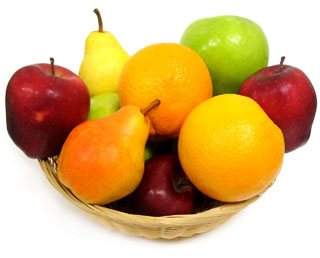
#> input picture Lesson2/Fruit.jpg, 320 x 258 px
$ python ImageCropping.py   (Python 2 division)
#> lines starting #> are read from the running program, lines starting #| are printed output that depends on the picture
import cv2
import numpy as np
from matplotlib import pyplot as plt

#img = cv2.imread('Cycle.png',-1)
img = cv2.imread('Fruit.jpg')
#> img is the input picture: shape (258, 320, 3); mean B, G, R 119.7, 178.6, 216.9
#out of bond cropping

# cropped = img[109:320,400:550]

print img.shape[:2]
#| (258, 320)

# cv2.imshow('Cropped Image',cropped)
# cv2.imshow('Real Image',img)

img_red = img[:,:,2]
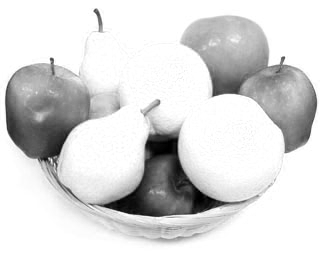
#> img_red: shape (258, 320); min 0, max 255, mean 216.9
cv2.imshow('Red Image',img_red)

plt.plot(img_red[100:150])
cv2.imshow('For Plot',img_red[100:150])
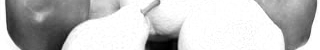
#> window 'For Plot': shape (50, 320); min 0, max 255, mean 193.8

plt.show()
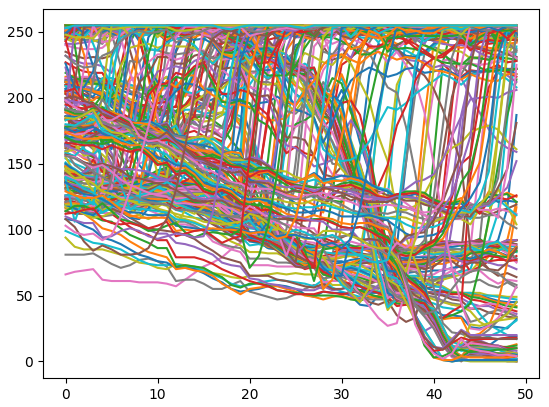
#> figure drawn by matplotlib, 1 panel; curve peaks at x = 20, y = 255; curve peaks at x = 0, y = 255; curve peaks at x = 0, y = 255

cv2.waitKey(0)
cv2.destroyAllWindows()

$ run again, with Lesson2/Cycle.png saved as Lesson2/Fruit.jpg
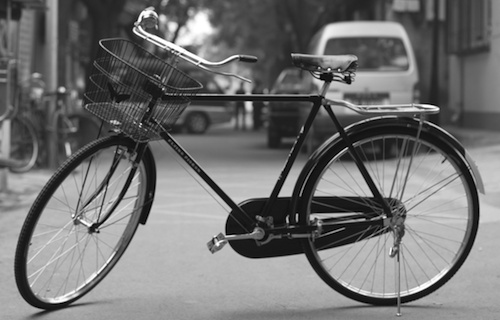
#> input picture Lesson2/Cycle.png, 500 x 320 px
#> img is the input picture: shape (320, 500, 3); min 0, max 255, mean 114.2
#| (320, 500)
#> `cv2.imshow('For Plot',img_red[100:150])`:
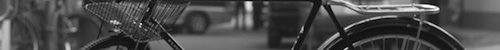
#> window 'For Plot': shape (50, 500); min 0, max 255, mean 73.9
#> `plt.show()`:
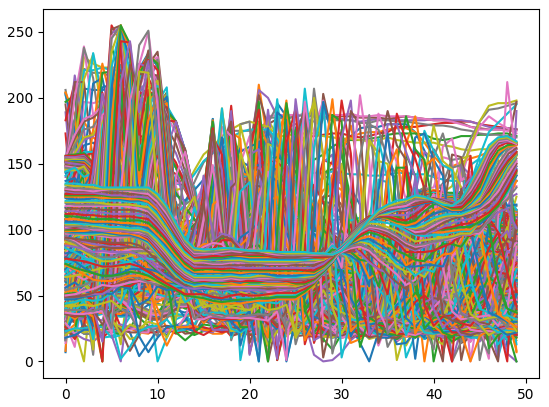
#> figure drawn by matplotlib, 1 panel; curve peaks at x = 35, y = 180; curve peaks at x = 36, y = 177; curve peaks at x = 36, y = 173
